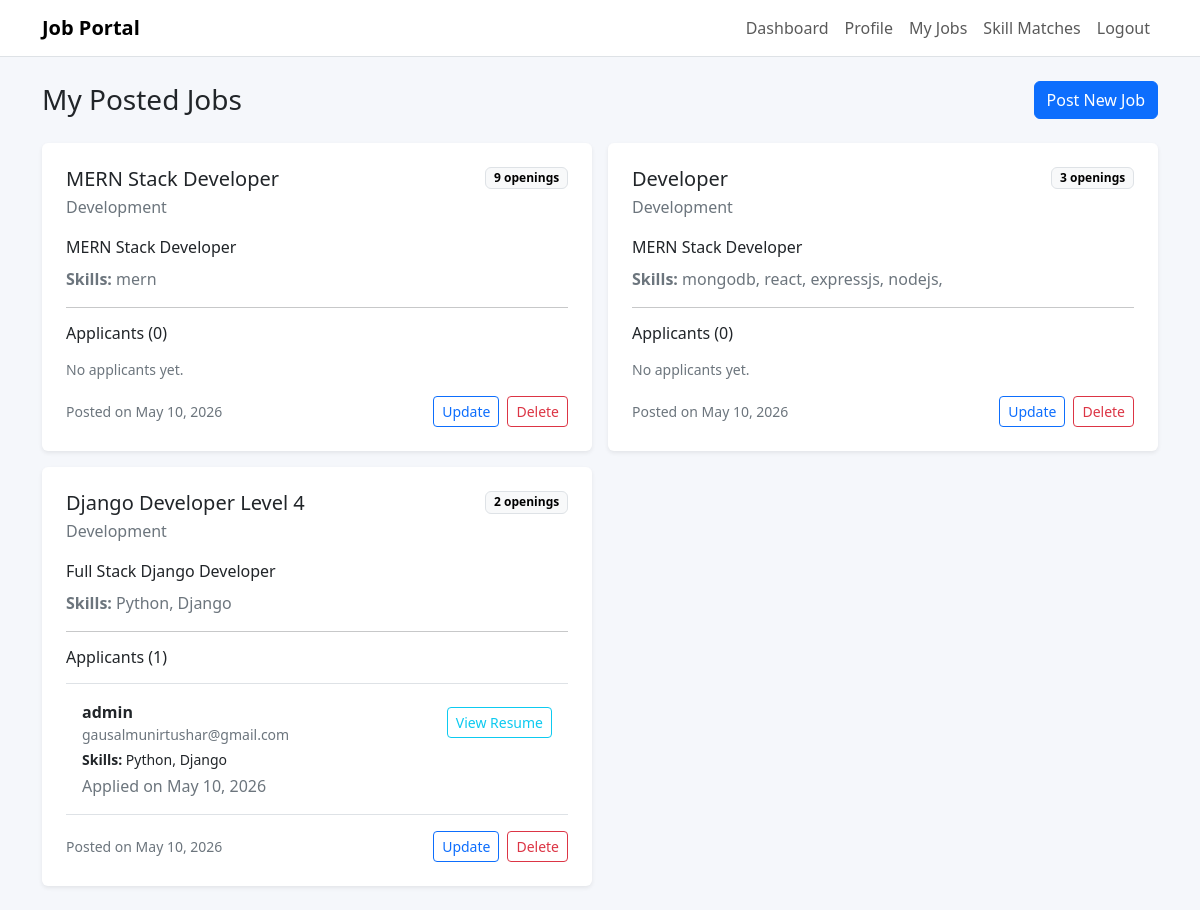
Screenshot of /jobs/my/ (signed in) with the database file from the repository.
### Tushar_1196_JobPortal/models.py (models this page shows, shortened)
class JobPost(models.Model):
    recruiter = models.ForeignKey(
        settings.AUTH_USER_MODEL,
        on_delete=models.CASCADE,
        related_name="job_posts",
    )
    title = models.CharField(max_length=200)
    number_of_openings = models.PositiveIntegerField()
    category = models.CharField(max_length=120)
    description = models.TextField()
    skills_set = models.TextField()
    created_at = models.DateTimeField(auto_now_add=True)
    class Meta:
        ordering = ["-created_at"]

class JobApplication(models.Model):
    job = models.ForeignKey(
        JobPost,
        on_delete=models.CASCADE,
        related_name="applications",
    )
    jobseeker = models.ForeignKey(
        settings.AUTH_USER_MODEL,
        on_delete=models.CASCADE,
        related_name="job_applications",
    )
    created_at = models.DateTimeField(auto_now_add=True)
    class Meta:
        unique_together = ("job", "jobseeker")
        ordering = ["-created_at"]

class UserProfile(models.Model):
    RECRUITER = "recruiter"
    JOB_SEEKER = "job_seeker"
    USER_TYPE_CHOICES = [
        (RECRUITER, "Recruiter"),
        (JOB_SEEKER, "Job Seeker"),
    ]
    user = models.OneToOneField(
        settings.AUTH_USER_MODEL,
        on_delete=models.CASCADE,
        related_name="profile",
    )
    display_name = models.CharField(max_length=150)
    user_type = models.CharField(
        max_length=20,
        choices=USER_TYPE_CHOICES,
        default=JOB_SEEKER,
    )
    company_name = models.CharField(max_length=150, blank=True)
    company_information = models.TextField(blank=True)
    skills_set = models.TextField(blank=True)
    resume = models.FileField(upload_to="resumes/", blank=True, null=True)

### Tushar_1196_JobPortal/views.py (the view)
# urls.py: path('jobs/my/', views.recruiter_jobs_view, name='my_jobs'),
@login_required
@never_cache
@ensure_csrf_cookie
def recruiter_jobs_view(request):
    profile = get_or_create_profile(request.user)
    if profile.user_type != UserProfile.RECRUITER:
        messages.error(request, "Only recruiters can view their jobs.")
        return redirect("dashboard")
    jobs = JobPost.objects.filter(recruiter=request.user).prefetch_related(
        "applications__jobseeker__profile"
    )
    return render(
        request,
        "jobportal/my_jobs.html",
        {
            "jobs": jobs,
            "profile": profile,
        },
    )

### Tushar_1196_JobPortal/views.py (called while the page is built)
def get_or_create_profile(user):
    profile, _ = UserProfile.objects.get_or_create(
        user=user,
        defaults={
            "display_name": user.get_username(),
            "user_type": UserProfile.JOB_SEEKER,
        },
    )
    return profile

### Tushar_1196_JobPortal/templates/jobportal/my_jobs.html (shortened to what this page needs)
{% extends "jobportal/base.html" %}
{% block content %}
<section class="d-flex justify-content-between align-items-center mb-4">
    <h1 class="h3 mb-0">My Posted Jobs</h1>
    <a href="{% url 'job_post' %}" class="btn btn-primary">Post New Job</a>
</section>
<div class="row g-3">
    {% for job in jobs %}
        <div class="col-lg-6">
            <article class="card border-0 shadow-sm h-100">
                <div class="card-body p-4">
                    <div class="d-flex justify-content-between gap-3">
                        <div>
                            <h2 class="h5 mb-1">{{ job.title }}</h2>
                            <div class="text-secondary">{{ job.category }}</div>
                        </div>
                        <span class="badge text-bg-light border align-self-start">{{ job.number_of_openings }} openings</span>
                    </div>
                    <p class="mt-3 mb-2">{{ job.description }}</p>
                    <p class="text-secondary mb-3"><strong>Skills:</strong> {{ job.skills_set }}</p>
                    <hr class="my-3">
                    <div class="d-flex justify-content-between align-items-center mb-3">
                        <h3 class="h6 mb-0">Applicants ({{ job.applications.all|length }})</h3>
                    </div>
                    {% if job.applications.all %}
                        <div class="list-group list-group-flush border-top border-bottom mb-3" style="max-height: 200px; overflow-y: auto;">
                            {% for application in job.applications.all %}
                                <div class="list-group-item p-3 border-start-0 border-end-0">
                                    <div class="d-flex justify-content-between align-items-center">
                                        <div>
                                            <div class="fw-bold">{{ application.jobseeker.profile.display_name }}</div>
                                            <div class="small text-secondary">{{ application.jobseeker.email }}</div>
                                        </div>
                                        {% if application.jobseeker.profile.resume %}
                                            <a href="{{ application.jobseeker.profile.resume.url }}" target="_blank" class="btn btn-sm btn-outline-info">View Resume</a>
                                        {% endif %}
                                    </div>
                                    <div class="small mt-1">
                                        <strong>Skills:</strong> {{ application.jobseeker.profile.skills_set|truncatechars:50 }}
                                    </div>
                                    <div class="text-secondary smaller mt-1">Applied on {{ application.created_at|date:"M d, Y" }}</div>
                                </div>
                            {% endfor %}
                        </div>
                    {% else %}
                        <p class="text-secondary small mb-3">No applicants yet.</p>
                    {% endif %}
                    <div class="d-flex justify-content-between align-items-center">
                        <div class="text-secondary small">Posted on {{ job.created_at|date:"M d, Y" }}</div>
                        <div class="d-flex gap-2">
                            <a href="{% url 'job_update' job.id %}" class="btn btn-sm btn-outline-primary">Update</a>
                            <form action="{% url 'job_delete' job.id %}" method="post" class="d-inline" onsubmit="return confirm('Are you sure you want to delete this job post?');">
                                <button type="submit" class="btn btn-sm btn-outline-danger">Delete</button>
                            </form>
                        </div>
                    </div>
                </div>
            </article>
        </div>
    {% endfor %}
</div>
{% endblock %}

### Tushar_1196_JobPortal/templates/jobportal/base.html (style rules this page uses)
body { background: #f5f7fb; }

### rows the page displays
JobPost: title "MERN Stack Developer", category "Development", number_of_openings "9", description "MERN Stack Developer", skills_set "mern", applications.all|length "0", shows "No applicants yet.", created_at "May 10, 2026"
JobPost: title "Developer", category "Development", number_of_openings "3", description "MERN Stack Developer", skills_set "mongodb, react, expressjs, nodejs,", applications.all|length "0", shows "No applicants yet.", created_at "May 10, 2026"
JobPost: title "Django Developer Level 4", category "Development", number_of_openings "2", description "Full Stack Django Developer", skills_set "Python, Django", applications.all|length "1", created_at "May 10, 2026"
JobApplication: jobseeker.profile.display_name "admin", jobseeker.email "gausalmunirtushar@gmail.com", jobseeker.profile.skills_set "Python, Django", created_at "May 10, 2026"
